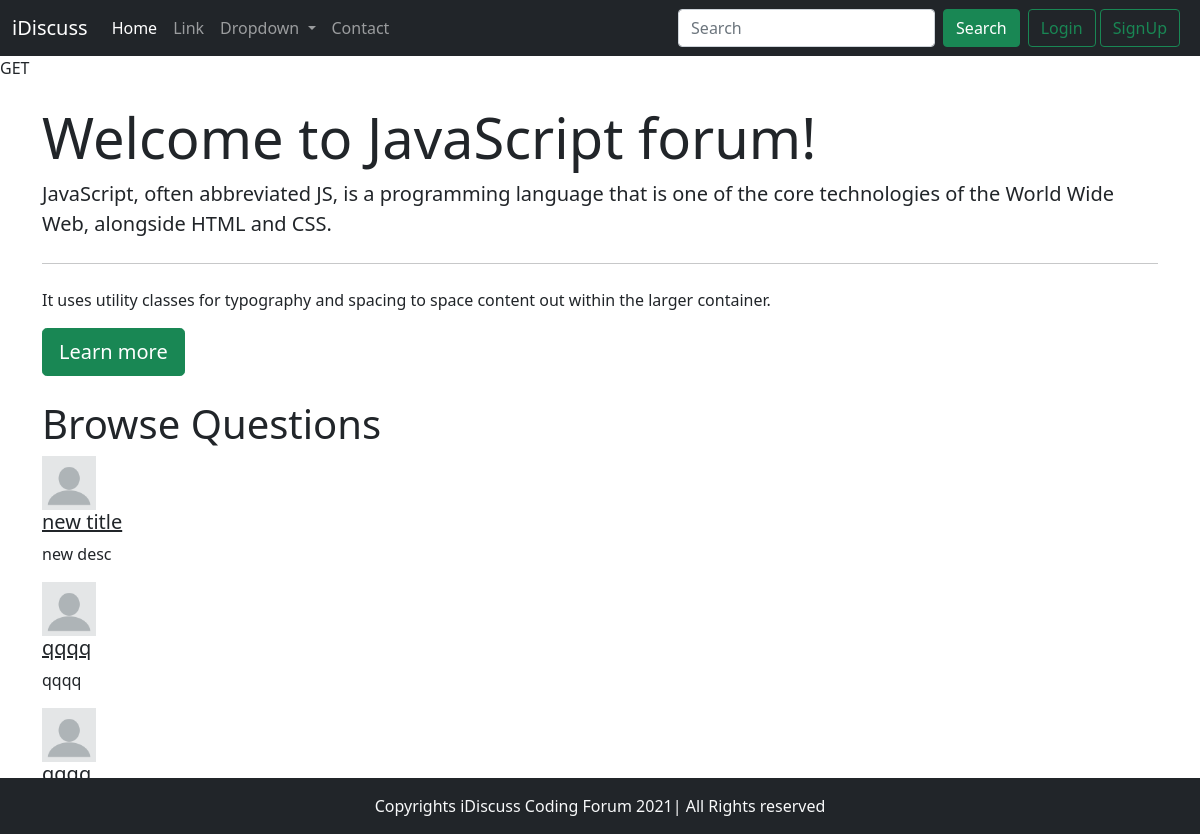
The app's page /threadlist.php?catid=2 with its own data.
### tables this page shows
CREATE TABLE `category` (
  `category_id` int(8) NOT NULL,
  `category_name` varchar(255) NOT NULL,
  `category_discription` varchar(255) NOT NULL,
  `createAt` datetime NOT NULL DEFAULT current_timestamp()
);

CREATE TABLE `thread` (
  `thread_id` int(7) NOT NULL,
  `thread_title` varchar(255) NOT NULL,
  `thread_desc` text NOT NULL,
  `thread_cat_id` int(7) NOT NULL,
  `thread_user_id` int(7) NOT NULL,
  `timestamp` datetime NOT NULL DEFAULT current_timestamp()
);

### threadlist.php (the view, shortened to what this page needs)
<!doctype html>
<html lang="en">
<head>
    <link href="https://cdn.jsdelivr.net/npm/bootstrap@5.1.3/dist/css/bootstrap.min.css" rel="stylesheet"
>
</head>
<body>
    <?php include  'partials/_headers.php'; ?>
    <?php include  'partials/_dbconnect.php'; ?>
<?php
 $id = $_GET['catid'];
 $sql = "SELECT * FROM `category` WHERE category_id =$id";
          $result = mysqli_query($conn,$sql);
          while($row = mysqli_fetch_assoc($result)){
     $catname = $row['category_name'];
     $catdesc = $row['category_discription'];
 }
?>
<?php $method = $_SERVER['REQUEST_METHOD'];
echo $method;?>
    <div class="container my-4">
        <div class="jumbotron">
            <h1 class="display-4">Welcome to <?php echo $catname ;?> forum!</h1>
            <p class="lead"> <?php echo  $catdesc;?>  </p>
            <hr class="my-4">
            <p>It uses utility classes for typography and spacing to space content out within the larger container.</p>
            <a class="btn btn-success btn-lg" href="#" role="button">Learn more</a>
        </div>
    </div>
    <div class="container">
        <h1>Browse Questions</h1>
        <?php
 $id = $_GET['catid'];
$sql = "SELECT * FROM `thread` WHERE thread_cat_id = $id";
          $result = mysqli_query($conn,$sql);
          while($row = mysqli_fetch_assoc($result)){
     $title = $row['thread_title'];
     $desc = $row['thread_desc'];
       echo  '<div class="row">
        <div class="media">
            <img src="img/userdefault.png" width = "54px" class="mr-3" alt="...">
            <div class="media-body">
                <h5 class="mt-0"><a class="text-dark" href="thread.php">'. $title.'</a></h5>
                <p>'. $desc.'</p>
            </div>
        </div>
        </div>';
    }
    ?>
    </div>
    <?php include 'partials/_footer.php'; ?>
</body>
</html>

### records on screen
category: category_name "JavaScript", category_discription "JavaScript, often abbreviated JS, is a programming language that is one of the core technologies of the World Wide Web, alongside HTML and CSS."
thread: thread_title "new title", thread_desc "new desc"
thread: thread_title "qqqq", thread_desc "qqqq"
thread: thread_title "qqqq"

### other values on screen
$method "GET"
